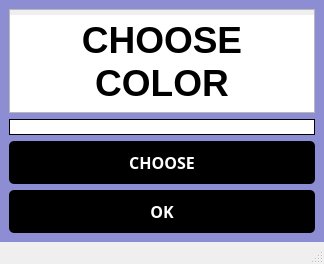
<?xml version="1.0" encoding="UTF-8"?>
<ui version="4.0">
 <class>ChooseColorWindow</class>
 <widget class="QMainWindow" name="ChooseColorWindow">
  <property name="geometry">
   <rect>
    <x>0</x>
    <y>0</y>
    <width>324</width>
    <height>264</height>
   </rect>
  </property>
  <property name="windowTitle">
   <string>MainWindow</string>
  </property>
  <property name="styleSheet">
   <string notr="true">#centralwidget {
	background-color: rgb(141, 141, 211);
}
QPushButton {
	background-color: rgb(0, 0, 0);
	border-radius: 5px;
	padding: 10px 10px;
	color: rgb(255, 255, 255);
}
QPushButton:hover {
	color: rgb(0, 0, 0);
	border: 1px  solid rgb(55, 107, 113);
	cursor: pointer;
	background-color: rgb(255, 255, 255);
}
QLineEdit {
	padding: 5px;
	border-radius:5px;
	color: rgb(55, 107, 113);
}</string>
  </property>
  <widget class="QWidget" name="centralwidget">
   <layout class="QGridLayout" name="gridLayout_3">
    <item row="4" column="0">
     <widget class="QPushButton" name="button_send">
      <property name="font">
       <font>
        <family>Cascadia Code</family>
        <pointsize>12</pointsize>
        <bold>true</bold>
       </font>
      </property>
      <property name="text">
       <string>OK</string>
      </property>
     </widget>
    </item>
    <item row="1" column="0">
     <widget class="QTextBrowser" name="choose_room_text">
      <property name="styleSheet">
       <string notr="true">QTextBrowser {
	padding-top: 5px;
}</string>
      </property>
      <property name="html">
       <string>&lt;!DOCTYPE HTML PUBLIC &quot;-//W3C//DTD HTML 4.0//EN&quot; &quot;http://www.w3.org/TR/REC-html40/strict.dtd&quot;&gt;
&lt;html&gt;&lt;head&gt;&lt;meta name=&quot;qrichtext&quot; content=&quot;1&quot; /&gt;&lt;meta charset=&quot;utf-8&quot; /&gt;&lt;style type=&quot;text/css&quot;&gt;
p, li { white-space: pre-wrap; }
hr { height: 1px; border-width: 0; }
li.unchecked::marker { content: &quot;\2610&quot;; }
li.checked::marker { content: &quot;\2612&quot;; }
&lt;/style&gt;&lt;/head&gt;&lt;body style=&quot; font-family:'Segoe UI'; font-size:9pt; font-weight:400; font-style:normal;&quot;&gt;
&lt;p align=&quot;center&quot; style=&quot; margin-top:0px; margin-bottom:0px; margin-left:0px; margin-right:0px; -qt-block-indent:0; text-indent:0px;&quot;&gt;&lt;span style=&quot; font-size:28pt; font-weight:700;&quot;&gt;CHOOSE COLOR&lt;/span&gt;&lt;/p&gt;&lt;/body&gt;&lt;/html&gt;</string>
      </property>
     </widget>
    </item>
    <item row="3" column="0">
     <widget class="QPushButton" name="pushButton">
      <property name="font">
       <font>
        <family>Cascadia Code</family>
        <pointsize>12</pointsize>
        <bold>true</bold>
       </font>
      </property>
      <property name="text">
       <string>CHOOSE</string>
      </property>
     </widget>
    </item>
    <item row="2" column="0">
     <widget class="QLabel" name="label">
      <property name="styleSheet">
       <string notr="true">background-color: white;
border: 1px solid black;</string>
      </property>
      <property name="text">
       <string/>
      </property>
     </widget>
    </item>
   </layout>
  </widget>
  <widget class="QMenuBar" name="menubar">
   <property name="geometry">
    <rect>
     <x>0</x>
     <y>0</y>
     <width>324</width>
     <height>22</height>
    </rect>
   </property>
  </widget>
  <widget class="QStatusBar" name="statusbar"/>
 </widget>
 <resources/>
 <connections/>
</ui>
